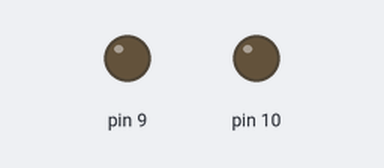
This sketch was run on a simulated Arduino Uno, built with avr-gcc and run on an emulated ATmega328P. Parts: output pins drawn as LEDs (lit = HIGH).

Above: at 0.5 s.
At 5.0 s:
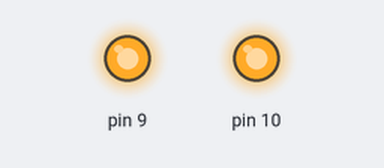
Timing chart, 0 to 6.9 s (numbered marks = the images above):
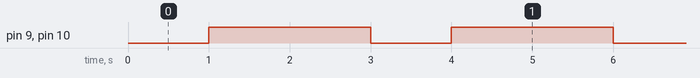

Measured:
- by itself, pin 9, pin 10: alternates HIGH for 2.0 s and LOW for 1.0 s

The sketch:

messing_With_buzzers.ino
```cpp
void setup() {
  // put your setup code here, to run once:
 pinMode(9, OUTPUT);
 pinMode(10, OUTPUT);

}

void loop() {
  // put your main code here, to run repeatedly:
  digitalWrite(9, LOW);
  digitalWrite(10, LOW);
  delay(1000);
  digitalWrite(9, HIGH);

  digitalWrite(10, HIGH);
  delay(2000);
 }
```
